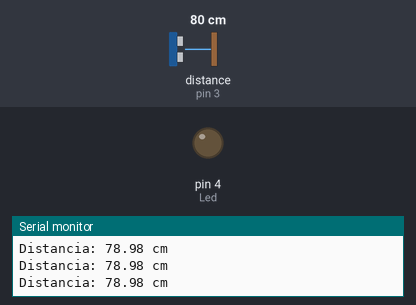
The sketch below on a simulated Arduino Uno, built with avr-gcc and run on an emulated ATmega328P. Shown: output pins drawn as LEDs (lit = HIGH), the last lines printed to the serial monitor. Wiring (inferred from the names in the program): ultrasonic range finder: trigger pin 2; echo pin 3. Inputs (shaded band) come from the test bench; at power-on: distance to the obstacle (sensor on pin 3) 80 cm. The echo pulse lasts 58.3 µs per cm; pins used as bus, display or sensor lines are not drawn.

Above: at 1.2 s.
1.3 s: distance to the obstacle (sensor on pin 3) set to 12 cm
2.8 s: distance to the obstacle (sensor on pin 3) set to 9 cm
At 3.2 s:
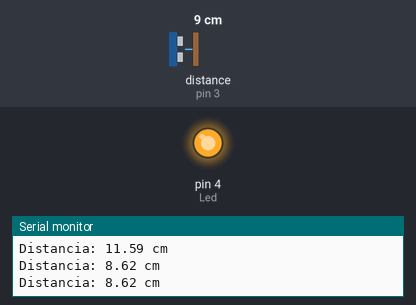
4.3 s: distance to the obstacle (sensor on pin 3) set to 35 cm
At 4.9 s:
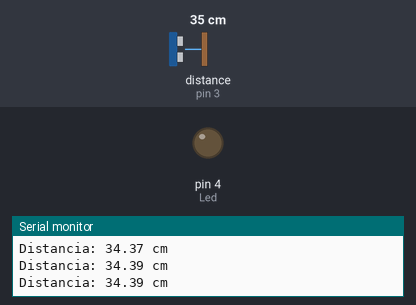
5.9 s: distance to the obstacle (sensor on pin 3) set to 2 cm
At 7.0 s:
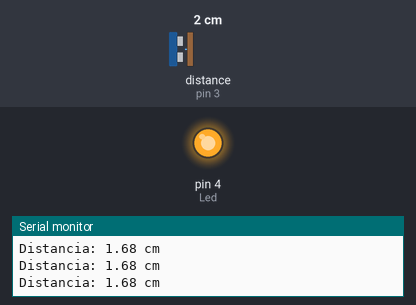
Timing chart, 0 to 8.5 s (numbered marks = the images above; inputs shaded):
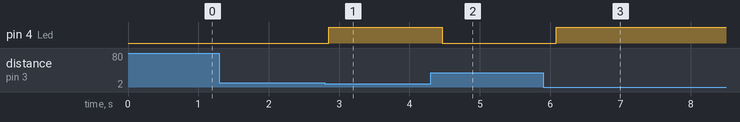

Measured:
- the behaviour switches between 11 and 10 cm on distance to the obstacle (sensor on pin 3) (found by bisection; images 0 and 1)
- after the input at 2.8 s, pin 4 (Led): LOW → HIGH after 0.05 s
- after the input at 4.3 s, pin 4 (Led): HIGH → LOW after 0.17 s
- after the input at 5.9 s, pin 4 (Led): LOW → HIGH after 0.19 s

The sketch:

Ejercicio15.ino
```cpp
const int Trigger = 2;   // Pin digital 2 para el Trigger del sensor
const int Echo = 3;      // Pin digital 3 para el Echo del sensor
const int Led = 4;       // Pin digital 4 para el LED

void setup() {
  Serial.begin(9600);    // Inicializamos la comunicación serial
  pinMode(Trigger, OUTPUT); // Trigger como salida
  pinMode(Echo, INPUT);     // Echo como entrada
  pinMode(Led, OUTPUT);     // LED como salida
  digitalWrite(Trigger, LOW); // Inicializamos el Trigger en LOW
  digitalWrite(Led, LOW);     // Inicializamos el LED apagado
}

void loop() {
  long t;  // Tiempo que demora en llegar el eco
  float d; // Distancia en centímetros

  // Generamos un pulso de 10us en el Trigger
  digitalWrite(Trigger, HIGH);
  delayMicroseconds(10);
  digitalWrite(Trigger, LOW);

  t = pulseIn(Echo, HIGH, 30000); // Esperamos un máximo de 30ms para la respuesta

  // Si no se detecta respuesta, asumimos que el objeto está fuera del rango
  if (t == 0) {
    d = 1000; // Asignamos un valor alto para que el LED se apague
  } else {
    d = (t * 0.034) / 2;  // Convertimos el tiempo en distancia en cm
  }

  Serial.print("Distancia: ");
  Serial.print(d);      // Enviamos la distancia al monitor serie
  Serial.println(" cm");

  // Encendemos el LED si la distancia es menor a 10 cm, lo apagamos si es mayor
  if (d > 0 && d < 10) {
    digitalWrite(Led, HIGH);
  } else {
    digitalWrite(Led, LOW);
  }

  delay(200); // Pausa de 200ms para la siguiente medición
}
```
